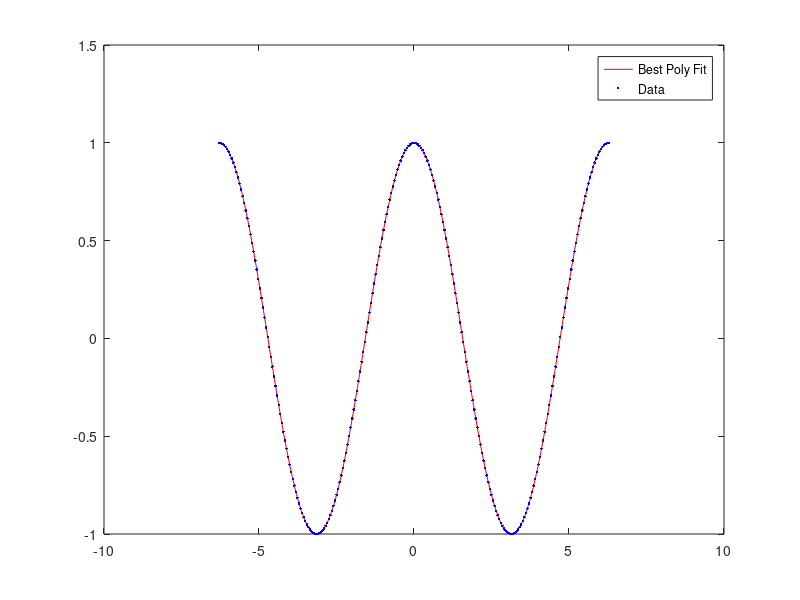

This figure's MATLAB source:
function fit_Polynomial_Series()

%N = 10;
%N = 50;
N = 250;
xData = linspace(-2*pi,2*pi,N);
yData = cos(xData)';


for i = 1:N
    x = xData(i);
    y = yData(i);
    for j=1:13
        A(i,j) = x^(j-1);
    end
    B(i,:) = y;
end
    
beta = inv(A'*A)*A'*B;
    
for i = 1:N
    
    x = xData(i);
    
    f(i,1) = 0;
    j=1;
    
    while j < 14
        f(i,1) = f(i,1) + beta(j) * x^(j-1);
        j = j+1;
    end
end

plot(xData,f,'red','MarkerSize',4)
hold on;
plot(xData,yData,'b.','MarkerSize',6)
legend('Best Poly Fit','Data')
hold off;

res = B - A*beta;
    
l2_err = sqrt(res'*res);

%%%%%%%%%%%%%%%%%%%%%%%%%%%%%%%%
%
% As N increases, the residual gets smaller. Are you asking for residual or
% l2 norm.
%
% Calc B? Taylor Series? Beta?
%
% I dont know
% 
% Maybe
%
%%%%%%%%%%%%%%%%%%%%%%%%%%%%%%%%
        